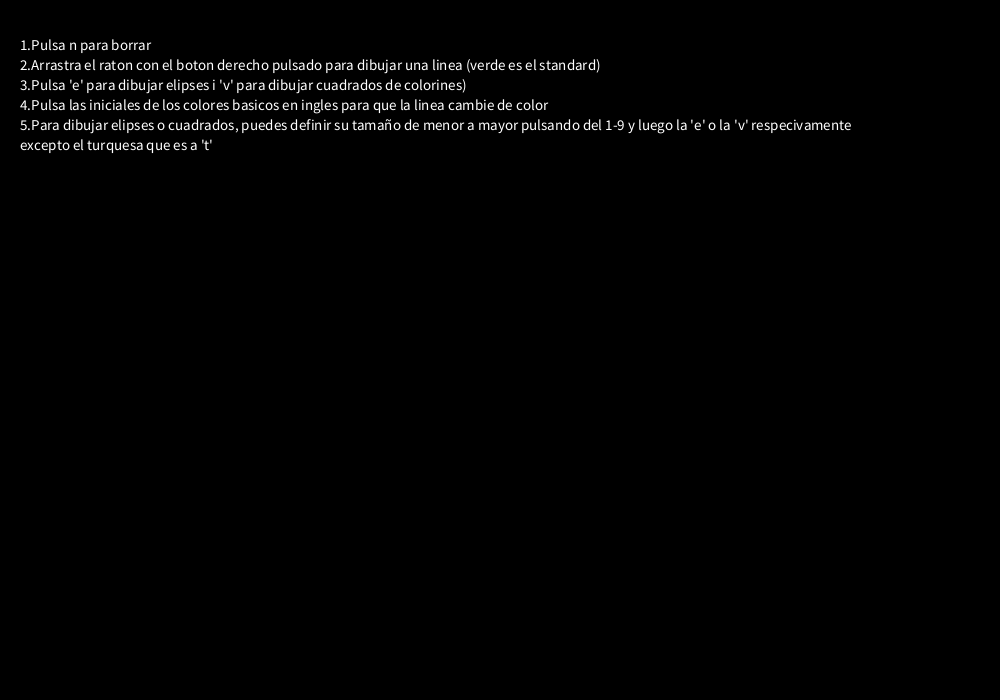
Frame 1 (no input)
Frame 60 (the mouse pressed at the canvas centre just before this capture): identical to frame 1, image omitted
Frame 120 (the mouse held since frame 60 and released just before this capture): identical to frame 1, image omitted

The Processing sketch that drew this single still picture (run headless with seeded random() and noise(); from frame 60 on, the mouse is pressed at the canvas centre):

// Processing sketch: processing_120590
// ── processing_120590.pde


int tamanyX = 10;
int tamanyY = 10;
 
void setup() {
  size(1000, 700);
  background(0);
    textSize(15);
  text("1.Pulsa n para borrar",20,50);
  text("2.Arrastra el raton con el boton derecho pulsado para dibujar una linea (verde es el standard)",20,70);
  text("3.Pulsa 'e' para dibujar elipses i 'v' para dibujar cuadrados de colorines)",20,90);
  text("4.Pulsa las iniciales de los colores basicos en ingles para que la linea cambie de color",20,110);
  text("5.Para dibujar elipses o cuadrados, puedes definir su tamaño de menor a mayor pulsando del 1-9 y luego la 'e' o la 'v' respecivamente",20,130);
  text("excepto el turquesa que es a 't'",20,150);


}
 
void draw() {

  if (mousePressed && (mouseButton == LEFT)) {
    stroke(0,255,0);
    line(mouseX, mouseY, pmouseX, pmouseY);
    if(key== 'r') {
    stroke(255,0,0);
    line(mouseX, mouseY, pmouseX, pmouseY);
    }
    if(key== 'g') {
    stroke(0,255,0);
    line(mouseX, mouseY, pmouseX, pmouseY);
    }
    if(key== 'b') {
    stroke(0,0,255);
    line(mouseX, mouseY, pmouseX, pmouseY);
    }
    if(key== 'p') {
    stroke(247, 76, 238);
    line(mouseX, mouseY, pmouseX, pmouseY);
    }
    if(key== 'w') {
    stroke(255,255,255);
    line(mouseX, mouseY, pmouseX, pmouseY);
    }
    if(key== 'o') {
    stroke(247, 164, 76);
    line(mouseX, mouseY, pmouseX, pmouseY);
    }
    if(key== 't') {
    stroke(76, 244, 247);
    line(mouseX, mouseY, pmouseX, pmouseY);
    }

  }else if (key == 'e') {
    fill(random(0,255),random(0,255),random(0,255));
    stroke(0);
    ellipse(mouseX,mouseY,tamanyX,tamanyY);   
  }else if (key == 'v') {
    fill(random(0,255),random(0,255),random(0,255));
    stroke(0);
    rect(mouseX,mouseY,tamanyX,tamanyY);
    
  }
  //Si apretem 'n', es posara el fons del mateix color inicial per tal d'aconseguir l'efecte de borrar 
   else if (keyPressed) {
    if (key == 'n') 
      background(0,0,0);
  }
    
    
    
    
    //per escollir el tamany de la rodona y del rectangle
       if (key == '1')  {
          tamanyX=20;
          tamanyY=20;
       }else if (key == '2'){
          tamanyX=30;
          tamanyY=30;
       }else if (key == '3'){
          tamanyX=40;
          tamanyY=40;
       }else if (key == '4'){
          tamanyX=50;
          tamanyY=50;
       }
         else if (key == '5'){
          tamanyX=60;
          tamanyY=60;
       
         }else if (key == '6'){
          tamanyX=70;
          tamanyY=70;
       
         }else if (key == '7'){
          tamanyX=80;
          tamanyY=80;
       
         }else if (key == '8'){
          tamanyX=90;
          tamanyY=90;
       
          }else if (key == '9'){
          tamanyX=100;
          tamanyY=100;
       }

  
 
 
   
   
   
   
   
}
